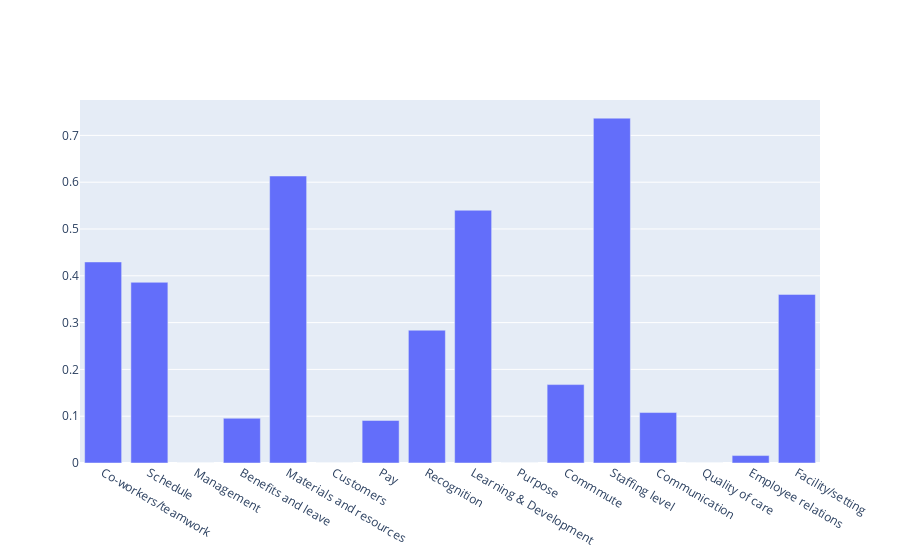
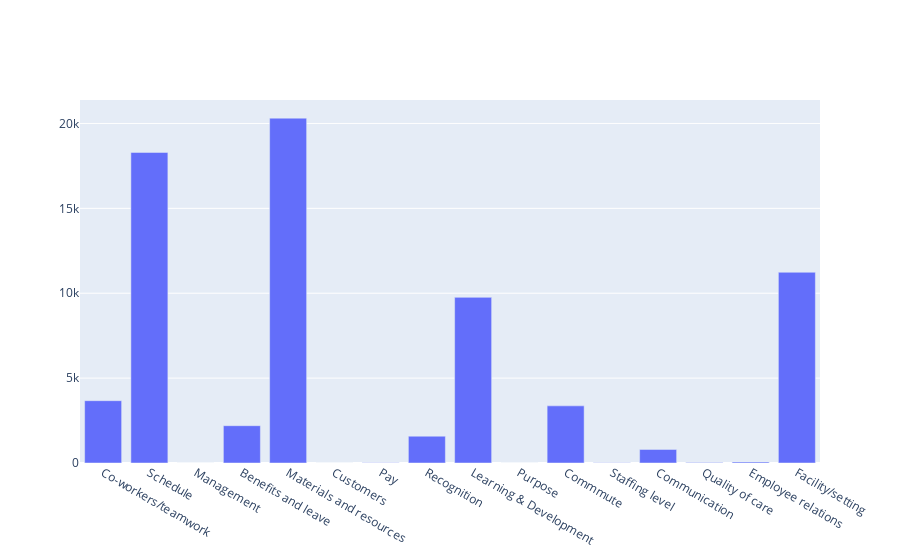
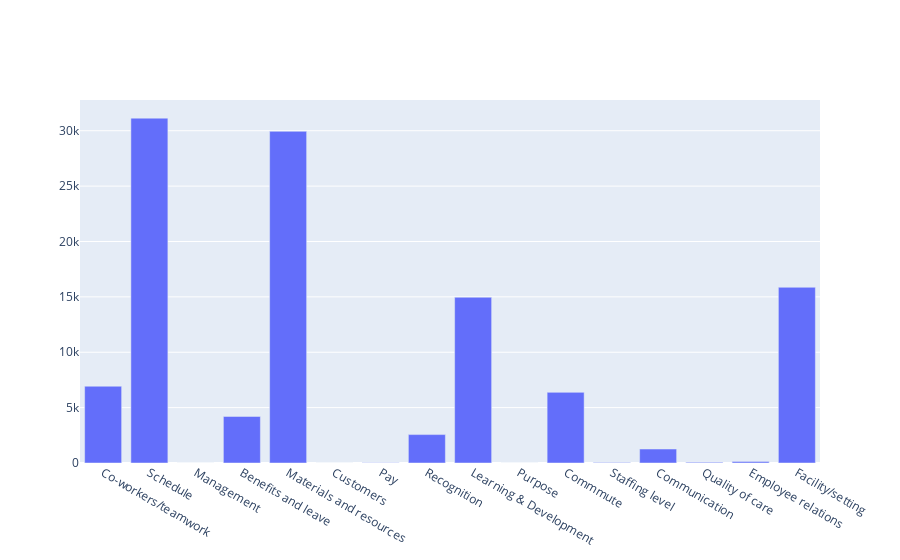

Write notebook code for charts like these, in order.
### Code cell
predictions, gt, class_prec = predict_and_plot.main()

### Figure 1 — Plotly figure (JSON) as saved in the notebook; plotly's stock layout.template omitted (floating-point values rounded to 4 significant figures)
{"data": [{"name": "Topic precision", "type": "bar", "x": ["Co-workers/teamwork", "Schedule", "Management", "Benefits and leave", "Materials and resources", "Customers", "Pay", "Recognition", "Learning & Development", "Purpose", "Commmute", "Staffing level", "Communication", "Quality of care", "Employee relations", "Facility/setting"], "y": [0.4296, 0.3861, 0.0, 0.09558, 0.6132, 0.0, 0.09091, 0.2837, 0.5401, 0.0, 0.1676, 0.7368, 0.1078, 0.0, 0.01587, 0.3602]}], "layout": {"barmode": "stack"}}

### Figure 2 — Plotly figure (JSON) as saved in the notebook; plotly's stock layout.template omitted (floating-point values rounded to 4 significant figures)
{"data": [{"name": "Topic precision", "type": "bar", "x": ["Co-workers/teamwork", "Schedule", "Management", "Benefits and leave", "Materials and resources", "Customers", "Pay", "Recognition", "Learning & Development", "Purpose", "Commmute", "Staffing level", "Communication", "Quality of care", "Employee relations", "Facility/setting"], "y": [3671, 18294, 0, 2197, 20313, 0, 11, 1579, 9756, 0, 3366, 19, 798, 32, 63, 11234]}], "layout": {"barmode": "stack"}}

### Figure 3 — Plotly figure (JSON) as saved in the notebook; plotly's stock layout.template omitted (floating-point values rounded to 4 significant figures)
{"data": [{"name": "Topic precision", "type": "bar", "x": ["Co-workers/teamwork", "Schedule", "Management", "Benefits and leave", "Materials and resources", "Customers", "Pay", "Recognition", "Learning & Development", "Purpose", "Commmute", "Staffing level", "Communication", "Quality of care", "Employee relations", "Facility/setting"], "y": [6933, 31137, 0, 4205, 29946, 0, 16, 2565, 14966, 0, 6377, 40, 1261, 58, 126, 15865]}], "layout": {"barmode": "stack"}}
